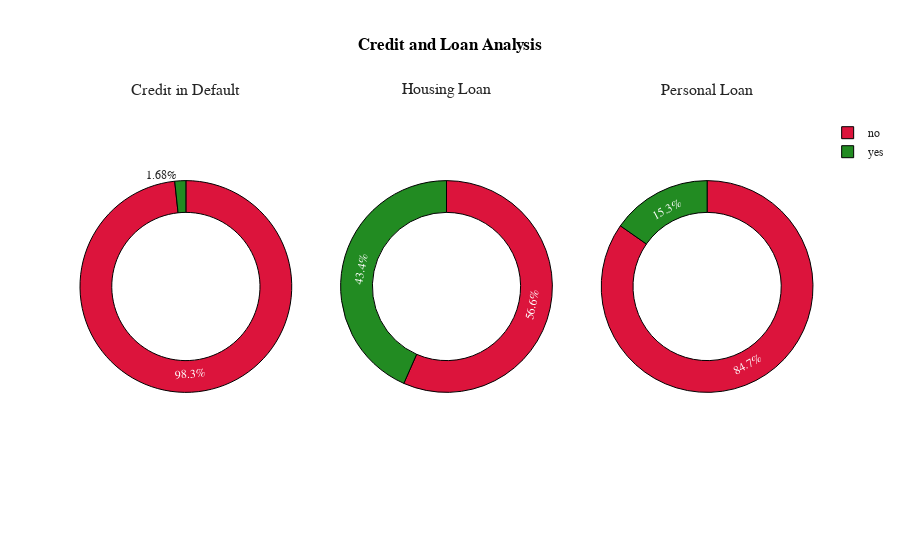

Notebook code for this chart:
### Code cell
fig=go.Figure()
from plotly.subplots import make_subplots
fig=make_subplots(rows=1,cols=3)
fig = make_subplots(rows=1, cols=3, specs=[[{"type": "pie"}, {"type": "pie"}, {"type": "pie"}]],subplot_titles=('Credit in Default', 'Housing Loan','Personal Loan'))
fig.add_trace(go.Pie(values=df.default.value_counts().reset_index().rename(columns={'index':'Default','default':'Count'})['Count'],labels=df.default.value_counts().reset_index().rename(columns={'index':'Default','default':'Count'})['Default'],hole=0.7,marker_colors=['Crimson','ForestGreen'],name='Has Credit in Default?',showlegend=False),row=1,col=1)
fig.add_trace(go.Pie(values=df.housing.value_counts().reset_index().rename(columns={'index':'Housing','housing':'Count'})['Count'],labels=df.housing.value_counts().reset_index().rename(columns={'index':'Housing','housing':'Count'})['Housing'],hole=0.7,marker_colors=['Crimson','ForestGreen'],name='Housing Loan',showlegend=False),row=1,col=2)
fig.add_trace(go.Pie(values=df.loan.value_counts().reset_index().rename(columns={'index':'Loan','loan':'Count'})['Count'],labels=df.loan.value_counts().reset_index().rename(columns={'index':'Loan','loan':'Count'})['Loan'],hole=0.7,marker_colors=['Crimson','ForestGreen'],name='Personal Loan',showlegend=True),row=1,col=3)

fig.update_layout(title_x=0.5,template='simple_white',showlegend=True,legend_title_text=" ",title_text='<b style="color:black; font-size:100%;">Credit and Loan Analysis',font_family="Times New Roman",title_font_family="Times New Roman")
fig.update_traces(marker=dict(line=dict(color='#000000', width=1)))

### Figure 1 — Plotly figure (JSON) as saved in the notebook; plotly's stock layout.template omitted (floating-point values rounded to 4 significant figures)
{"data": [{"domain": {"x": [0, 0.2889], "y": [0, 1]}, "hole": 0.7, "labels": ["no", "yes"], "marker": {"colors": ["Crimson", "ForestGreen"], "line": {"color": "#000000", "width": 1}}, "name": "Has Credit in Default?", "showlegend": false, "type": "pie", "values": [4445, 76]}, {"domain": {"x": [0.3556, 0.6444], "y": [0, 1]}, "hole": 0.7, "labels": ["yes", "no"], "marker": {"colors": ["Crimson", "ForestGreen"], "line": {"color": "#000000", "width": 1}}, "name": "Housing Loan", "showlegend": false, "type": "pie", "values": [2559, 1962]}, {"domain": {"x": [0.7111, 1], "y": [0, 1]}, "hole": 0.7, "labels": ["no", "yes"], "marker": {"colors": ["Crimson", "ForestGreen"], "line": {"color": "#000000", "width": 1}}, "name": "Personal Loan", "showlegend": true, "type": "pie", "values": [3830, 691]}], "layout": {"annotations": [{"font": {"size": 16}, "showarrow": false, "text": "Credit in Default", "x": 0.1444, "xanchor": "center", "xref": "paper", "y": 1, "yanchor": "bottom", "yref": "paper"}, {"font": {"size": 16}, "showarrow": false, "text": "Housing Loan", "x": 0.5, "xanchor": "center", "xref": "paper", "y": 1, "yanchor": "bottom", "yref": "paper"}, {"font": {"size": 16}, "showarrow": false, "text": "Personal Loan", "x": 0.8556, "xanchor": "center", "xref": "paper", "y": 1, "yanchor": "bottom", "yref": "paper"}], "font": {"family": "Times New Roman"}, "legend": {"title": {"text": " "}}, "showlegend": true, "title": {"font": {"family": "Times New Roman"}, "text": "<b style=\"color:black; font-size:100%;\">Credit and Loan Analysis", "x": 0.5}}}
